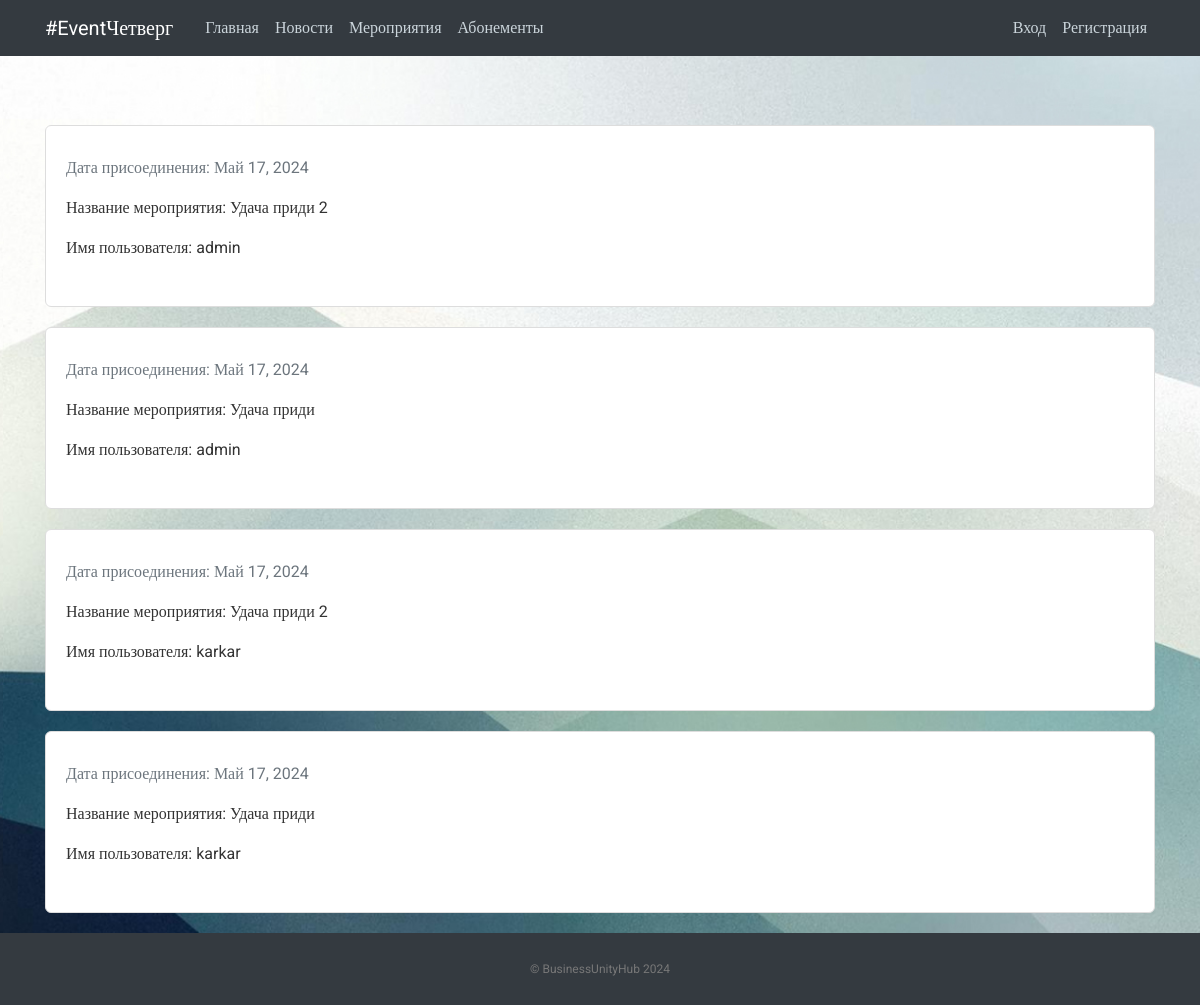
Page /view_event_members/ on the committed database.
### vkr/models.py (models this page shows, shortened)
class EventMembers(models.Model):
    id = models.IntegerField(primary_key=True)
    event = models.IntegerField(default=1,blank=True, null=True)
    user = models.IntegerField(default=1,blank=True, null=True)
    enjoy_date = models.DateTimeField(default=timezone.now)
    user_prof = models.ForeignKey(
        User,
        blank=True,
        null=True,
        on_delete=models.CASCADE
    )

class Event (models.Model):
    title = models.CharField(max_length=100)
    content = models.TextField()
    date_posted = models.DateTimeField(default=timezone.now)
    is_active = models.BooleanField(default=True)
    event_date = models.DateTimeField(default=timezone.now)
    event_price = models.IntegerField(default=1000)

### vkr/views.py (the view)
# urls.py: path('view_event_members/', views.view_event_members, name='vkr-view_event_members'),
def view_event_members(request):
    members = EventMembers.objects.all().order_by('enjoy_date')
    event_pack = []
    for el in members:
        try:
            event_pack.append({
                'event_id': el.event,
                'enjoy_date': el.enjoy_date,
                'event_name': Event.objects.get(id=el.event).title,
                'event_member': User.objects.get(id=el.user).username,
                'user_prof': el.user_prof,
            })
        except:
            print(el.event, el.enjoy_date)
    return render(request, 'vkr/event_members.html', {'event_pack': event_pack})

### vkr/templates/vkr/event_members.html (shortened to what this page needs)
{% extends "vkr/base.html" %}
{% block content %}
    {% for event in event_pack %}
    <article class="media content-section">
    <div class="media-body">
        <p class="text-muted">
            Дата присоединения: {{ event.enjoy_date|date:"F d, Y" }}
        </p>
        <p>Название мероприятия: {{ event.event_name }}</p>
        <p>Имя пользователя: {{ event.event_member }}</p>
    </div>
    </article>
    {% endfor %}
{% endblock content %}

### static/main.css (style rules this page uses)
body, html { width:100%; height:100% }
body { margin:0; padding:0; background: #fafafa; color: #333333; margin-top: 5rem; font-family:Roboto; background-image: url("./images/bg.jpg"); background-repeat: no-repeat; background-size: cover; background-attachment: fixed; }
.content-section { background: #ffffff; padding: 30px 20px; border: 1px solid #dddddd; border-radius: 6px; margin: 20px auto; }

### rows in the picture
EventMembers: enjoy_date "Май 17, 2024"
Event: event_name "Удача приди 2" "Удача приди 2"
EventMembers: enjoy_date "Май 17, 2024"
Event: event_name "Удача приди" "Удача приди"
EventMembers: enjoy_date "Май 17, 2024"
EventMembers: enjoy_date "Май 17, 2024"

### other values in the picture
{{ event.event_member }} "admin" "admin" "karkar" "karkar"
